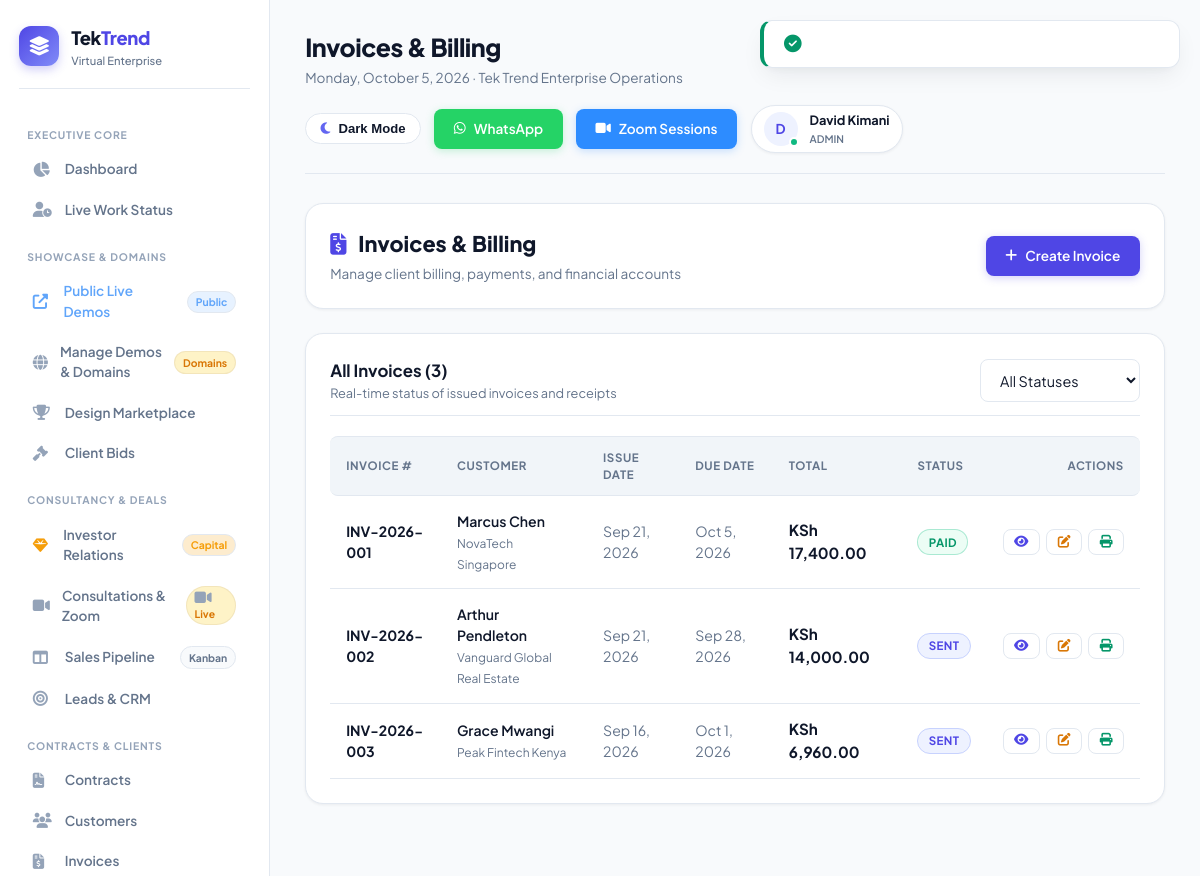
The page /public/invoices (signed in) on the database its author committed.
### tables this page shows
CREATE TABLE `invoices` (
    `id` INT UNSIGNED NOT NULL AUTO_INCREMENT,
    `customer_id` INT UNSIGNED NOT NULL,
    `invoice_number` VARCHAR(50) NOT NULL,
    `issue_date` DATE NOT NULL,
    `due_date` DATE NOT NULL,
    `subtotal` DECIMAL(12,2) DEFAULT 0.00,
    `tax_amount` DECIMAL(12,2) DEFAULT 0.00,
    `discount_amount` DECIMAL(12,2) DEFAULT 0.00,
    `total` DECIMAL(12,2) DEFAULT 0.00,
    `tax_rate_id` INT UNSIGNED DEFAULT NULL,
    `status` ENUM('draft','sent','paid','partial','overdue','cancelled') DEFAULT 'draft',
    `notes` TEXT,
    `created_by` INT UNSIGNED DEFAULT NULL,
    `created_at` TIMESTAMP DEFAULT CURRENT_TIMESTAMP,
    `updated_at` TIMESTAMP DEFAULT CURRENT_TIMESTAMP ON UPDATE CURRENT_TIMESTAMP,
    PRIMARY KEY (`id`),
    UNIQUE KEY `invoice_number` (`invoice_number`),
    KEY `customer_id` (`customer_id`),
    KEY `status` (`status`),
    KEY `due_date` (`due_date`)
);

CREATE TABLE `customers` (
    `id` INT UNSIGNED NOT NULL AUTO_INCREMENT,
    `first_name` VARCHAR(50) NOT NULL,
    `last_name` VARCHAR(50) NOT NULL,
    `email` VARCHAR(100) DEFAULT NULL,
    `phone` VARCHAR(20) DEFAULT NULL,
    `company` VARCHAR(100) DEFAULT NULL,
    `address` TEXT,
    `city` VARCHAR(100) DEFAULT NULL,
    `state` VARCHAR(100) DEFAULT NULL,
    `zip_code` VARCHAR(20) DEFAULT NULL,
    `country` VARCHAR(100) DEFAULT NULL,
    `tax_id` VARCHAR(50) DEFAULT NULL,
    `notes` TEXT,
    `status` ENUM('active','inactive') DEFAULT 'active',
    `created_at` TIMESTAMP DEFAULT CURRENT_TIMESTAMP,
    `updated_at` TIMESTAMP DEFAULT CURRENT_TIMESTAMP ON UPDATE CURRENT_TIMESTAMP,
    PRIMARY KEY (`id`),
    KEY `email` (`email`),
    KEY `company` (`company`)
);

### app/views/invoices/index.php (the view, shortened to what the rows shown need)
<div class="card mb-4">
    <div style="display: flex; justify-content: space-between; align-items: center; flex-wrap: wrap; gap: 1rem;">
        <div>
            <h2 style="font-size: 1.35rem; font-weight: 800; color: var(--text-main); margin-bottom: 0.25rem;">
                <i class="fas fa-file-invoice-dollar" style="color: var(--primary); margin-right: 0.5rem;"></i> Invoices & Billing
            </h2>
            <p style="color: var(--text-muted); font-size: 0.85rem;">Manage client billing, payments, and financial accounts</p>
        </div>
        <div style="display: flex; gap: 0.75rem; align-items: center;">
            <a href="<?= eurl('/invoices/create') ?>" class="btn btn-primary">
                <i class="fas fa-plus"></i> Create Invoice
            </a>
        </div>
    </div>
</div>
<div class="card">
    <div class="card-header">
        <div>
            <h3 class="card-title">All Invoices (<?= count($invoices) ?>)</h3>
            <p class="card-subtitle">Real-time status of issued invoices and receipts</p>
        </div>
        <div style="display: flex; align-items: center; gap: 0.75rem;">
            <select name="status" onchange="window.location='<?= eurl('/invoices') ?>?status='+this.value" class="form-control" style="width: auto; min-width: 160px;">
                <option value="">All Statuses</option>
            </select>
        </div>
    </div>
    <div class="table-responsive">
        <table class="table">
            <thead>
                <tr>
                    <th>Invoice #</th>
                    <th>Customer</th>
                    <th>Issue Date</th>
                    <th>Due Date</th>
                    <th>Total</th>
                    <th>Status</th>
                    <th style="text-align: right;">Actions</th>
                </tr>
            </thead>
            <tbody>
                <?php if (empty($invoices)): ?>
                    <tr>
                        <td colspan="7" style="text-align: center; padding: 2.5rem 1rem; color: var(--text-muted);">
                            <i class="fas fa-receipt" style="font-size: 2rem; color: var(--text-light); margin-bottom: 0.75rem; display: block;"></i>
                            No invoices found. <a href="<?= eurl('/invoices/create') ?>" style="color: var(--primary); font-weight: 600;">Create your first invoice</a>.
                        </td>
                    </tr>
                <?php else: ?>
                    <?php foreach ($invoices as $inv): ?>
                        <tr>
                            <td>
                                <strong style="color: var(--text-main); font-weight: 700;"><?= sanitize($inv['invoice_number']) ?></strong>
                            </td>
                            <td>
                                <div style="font-weight: 600; color: var(--text-main);"><?= sanitize($inv['first_name'] . ' ' . $inv['last_name']) ?></div>
                                <?php if (!empty($inv['company'])): ?>
                                    <small style="color: var(--text-muted); font-size: 0.75rem;"><?= sanitize($inv['company']) ?></small>
                                <?php endif; ?>
                            </td>
                            <td style="color: var(--text-muted);"><?= formatDate($inv['issue_date']) ?></td>
                            <td style="color: var(--text-muted);"><?= formatDate($inv['due_date']) ?></td>
                            <td>
                                <strong style="color: var(--text-main); font-size: 0.95rem;"><?= formatCurrency($inv['total']) ?></strong>
                            </td>
                            <td>
                                <span class="badge <?= sanitize($inv['status']) ?>"><?= ucfirst(sanitize($inv['status'])) ?></span>
                            </td>
                            <td style="text-align: right;">
                                <div style="display: inline-flex; gap: 0.4rem;">
                                    <a href="<?= eurl('/invoices/' . $inv['id']) ?>" class="btn btn-outline" style="padding: 0.35rem 0.65rem; font-size: 0.8rem;" title="View Details">
                                        <i class="fas fa-eye" style="color: var(--primary);"></i>
                                    </a>
                                    <a href="<?= eurl('/invoices/' . $inv['id'] . '/edit') ?>" class="btn btn-outline" style="padding: 0.35rem 0.65rem; font-size: 0.8rem;" title="Edit">
                                        <i class="fas fa-edit" style="color: var(--accent);"></i>
                                    </a>
                                    <a href="<?= eurl('/invoices/' . $inv['id'] . '/pdf') ?>" target="_blank" class="btn btn-outline" style="padding: 0.35rem 0.65rem; font-size: 0.8rem;" title="Print PDF">
                                        <i class="fas fa-print" style="color: var(--success);"></i>
                                    </a>
                                </div>
                            </td>
                        </tr>
                    <?php endforeach; ?>
                <?php endif; ?>
            </tbody>
        </table>
    </div>
</div>

### app/core/Router.php (shortened to what the rows shown need)
<?php
class Router {
    private $routes = [];
    private function addRoute($method, $path, $handler, $middleware = []) {
        $this->routes[] = [
            'method'      => $method,
            'path'        => $path,
            'handler'     => $handler,
            'middleware'  => $middleware
        ];
    }
    public function dispatch() {
        $method = $_SERVER['REQUEST_METHOD'];
        $requestPath = parse_url($_SERVER['REQUEST_URI'], PHP_URL_PATH);
        $basePath = rtrim(str_replace(basename($_SERVER['SCRIPT_NAME']), '', $_SERVER['SCRIPT_NAME']), '/');
        if ($basePath && strpos($requestPath, $basePath) === 0) {
            $requestPath = substr($requestPath, strlen($basePath));
        }
        $requestPath = '/' . ltrim($requestPath, '/');
        foreach ($this->routes as $route) {
            if ($route['method'] !== 'ANY' && $route['method'] !== $method) {
                continue;
            }
            $pattern = preg_replace('#\{[^}]+\}#', '([^/]+)', $route['path']);
            $pattern = '#^' . $pattern . '$#';
            if (preg_match($pattern, $requestPath, $matches)) {
                $params = [];
                $this->executeHandler($route['handler'], $params);
                return;
            }
        }
    }
    private function executeHandler($handler, $params = []) {
        if (is_string($handler)) {
            $parts = explode('@', $handler);
            if (count($parts) === 2) {
                $controllerName = $parts[0];
                $methodName = $parts[1];
                if (class_exists($controllerName)) {
                    $controller = new $controllerName();
                    if (method_exists($controller, $methodName)) {
                        call_user_func_array([$controller, $methodName], $params);
                        return;
                    }
                }
            }
        }
    }
}

### rows shown on the page
invoices: invoice_number "INV-2026-001", customer.last_name "Marcus Chen", customer.company "NovaTech Singapore", issue_date "Sep 21, 2026", due_date "Oct 5, 2026", total "KSh 17,400.00", status "PAID"
invoices: invoice_number "INV-2026-002", customer.last_name "Arthur Pendleton", customer.company "Vanguard Global Real Estate", issue_date "Sep 21, 2026", due_date "Sep 28, 2026", total "KSh 14,000.00", status "SENT"
invoices: invoice_number "INV-2026-003", customer.last_name "Grace Mwangi", customer.company "Peak Fintech Kenya", issue_date "Sep 16, 2026", due_date "Oct 1, 2026", total "KSh 6,960.00", status "SENT"

### other values the page prints
count($invoices) "3"
